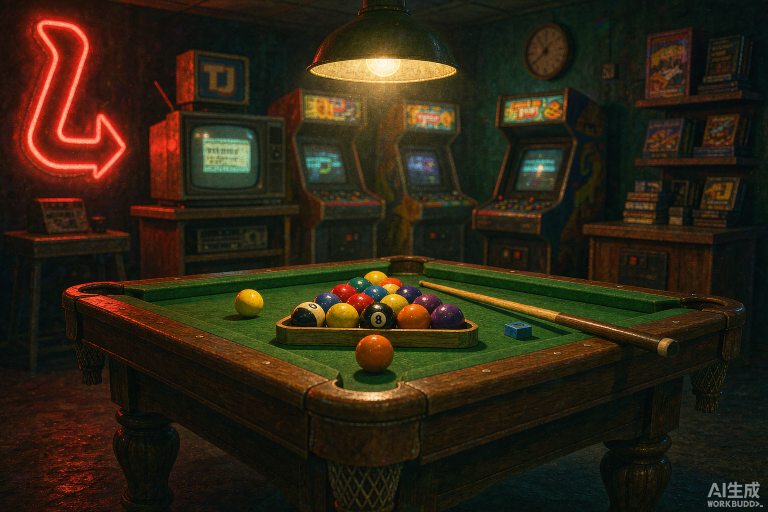
#> input picture wx-material/raw/Ultra_wide_banner_illustration_2026-11-07T08-45-59.png, 1536 x 1024 px (shown at 1/2 size)
$ python make_final.py
#> lines starting #> are read from the running program, lines starting #| are printed output that depends on the picture
# -*- coding: utf-8 -*-
"""定稿：在 A2 取景基础上加暗角，输出微信小游戏通用素材封面（650×250, JPG, <=80KB）"""
import io
import os
from PIL import Image, ImageDraw, ImageEnhance, ImageFilter

ROOT = os.path.dirname(os.path.dirname(os.path.abspath(__file__)))  # scripts/ 的上一级 = wx-material
RAW = os.path.join(ROOT, "raw")
OUT = os.path.join(ROOT, "out")
W, H = 650, 250
LIMIT = 78500  # 微信后台按 80KB 卡口，留 3KB 余量更稳
SRC = "Ultra_wide_banner_illustration_2026-11-07T08-45-59.png"
RECT = (150, 330, 1450, 830)


def build() -> Image.Image:
    img = Image.open(os.path.join(RAW, SRC)).convert("RGB").crop(RECT)
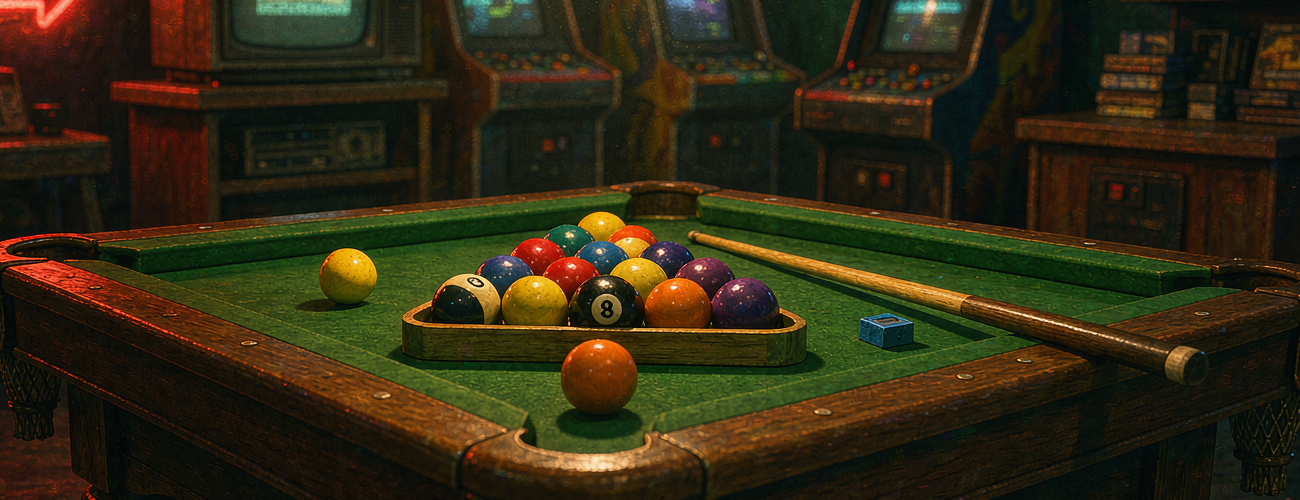
#> img: PIL image 1300x500 RGB; mean R, G, B 48.4, 41.7, 19.1
    mid = img.resize((W * 2, H * 2), Image.LANCZOS)
    mid = mid.filter(ImageFilter.UnsharpMask(radius=1.6, percent=55, threshold=2))
    mid = ImageEnhance.Brightness(mid).enhance(1.10)
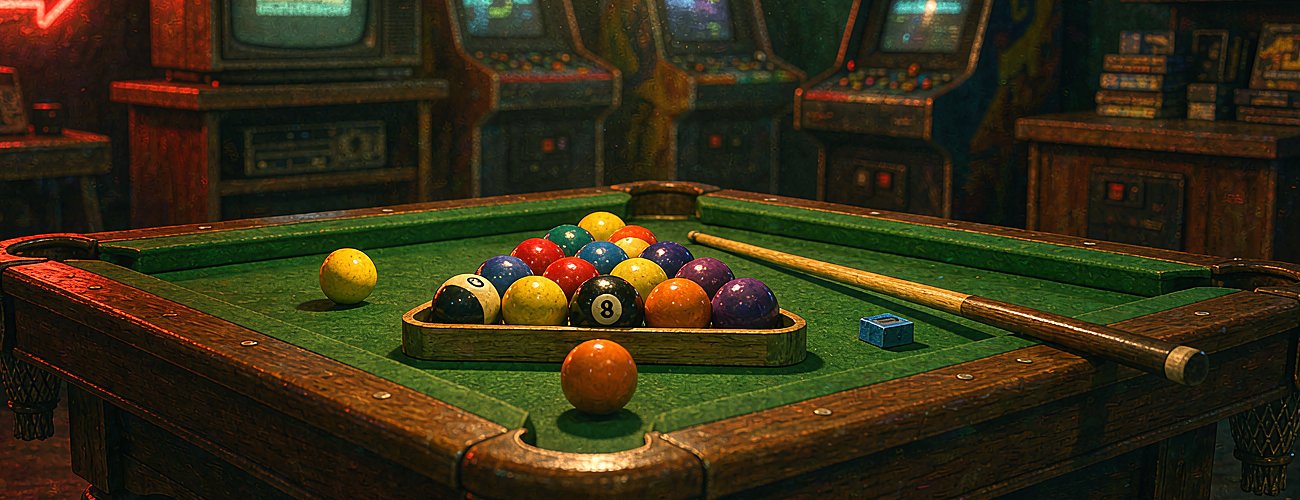
#> mid: PIL image 1300x500 RGB; mean R, G, B 52.5, 45.4, 20.6
    mid = ImageEnhance.Contrast(mid).enhance(1.08)
    mid = ImageEnhance.Color(mid).enhance(1.12)
    mid = mid.resize((W, H), Image.LANCZOS)
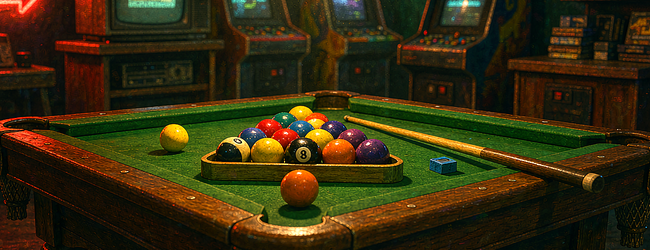
#> mid: PIL image 650x250 RGB; mean R, G, B 52.8, 44.6, 15

    # 椭圆暗角：中心透明，四周压暗 -> 视线更集中在球桌
    mask = Image.new("L", (W, H), 0)
#> mask: PIL image 650x250 L; every value is 0
    ImageDraw.Draw(mask).ellipse((-W * 0.18, -H * 0.35, W * 1.18, H * 1.35), fill=255)
#> mask: PIL image 650x250 L; every value is 255
    mask = mask.filter(ImageFilter.GaussianBlur(60))
    dark = Image.new("RGB", (W, H), (8, 6, 10))
    return Image.composite(mid, Image.blend(mid, dark, 0.45), mask)


def encode(img, q):
    buf = io.BytesIO()
    img.save(buf, "JPEG", quality=q, optimize=True, progressive=True, subsampling=1)
    return buf.getvalue()


if __name__ == "__main__":
    final = build()
    lo, hi, best = 40, 95, None
    while lo <= hi:
        mid = (lo + hi) // 2
        d = encode(final, mid)
        if len(d) <= LIMIT:
            best, lo = d, mid + 1
        else:
            hi = mid - 1
#> this loop made 6 passes
#> (mid, lo) on passes 2 to 4: (81, 82), (88, 89), (92, 93)
#> (mid, hi) on passes 5 to 6: (94, 93), (93, 92)
    path = os.path.join(OUT, "怀旧游戏收纳盒-台球-素材封面-650x250.jpg")
    with open(path, "wb") as f:
        f.write(best)
    print(path)
    print(f"size={final.size}, {len(best)/1024:.1f} KB")
#| size=(650, 250), 72.8 KB

$ run again, with wx-material/raw/Ultra_wide_banner_illustration_2026-11-07T08-46-16.png copied over wx-material/raw/Ultra_wide_banner_illustration_2026-11-07T08-45-59.png
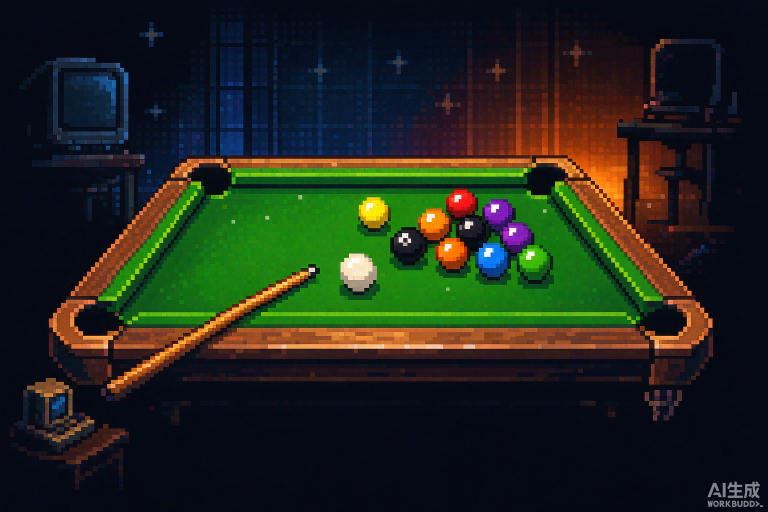
#> input picture wx-material/raw/Ultra_wide_banner_illustration_2026-11-07T08-46-16.png, 1536 x 1024 px (shown at 1/2 size)
#> in build, `img = Image.open(os.path.join(RAW, SRC)).convert("RGB").crop(RECT)`:
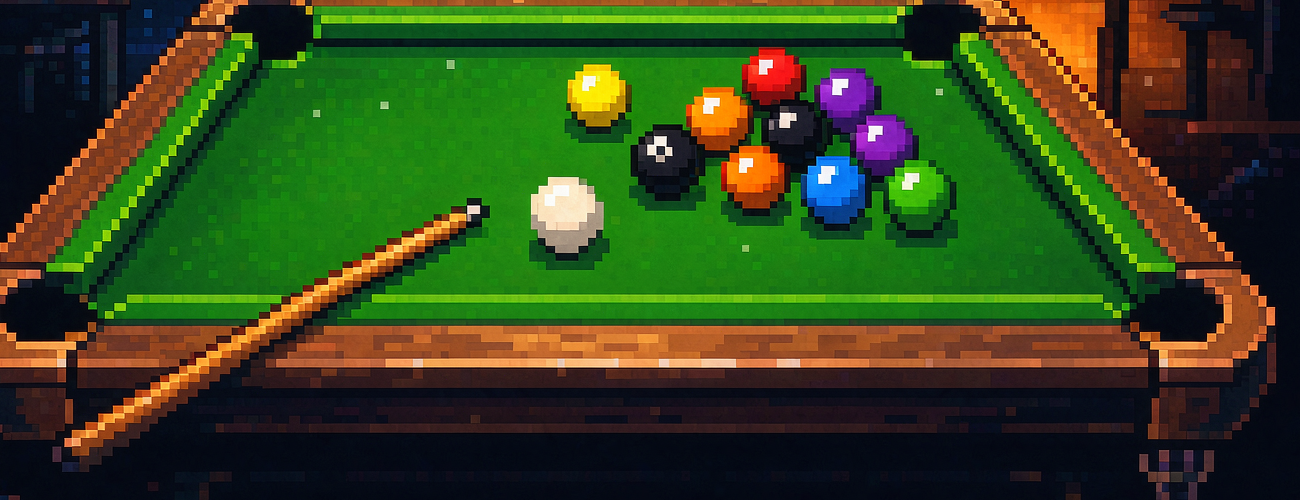
#> img: PIL image 1300x500 RGB; mean R, G, B 53.6, 70.8, 28.8
#> in build, `mid = mid.resize((W, H), Image.LANCZOS)`:
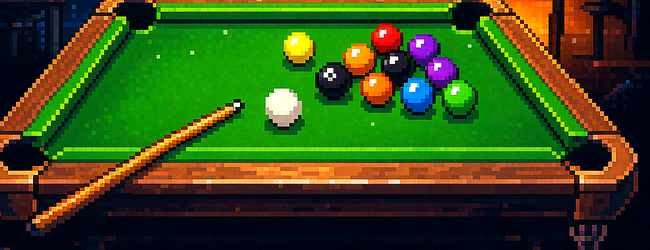
#> mid: PIL image 650x250 RGB; mean R, G, B 54.3, 78.6, 23.6
#> the loop `while lo <= hi:` made 6 passes
#> (mid, lo) on passes 2, 3, 4, 6: (81, 82), (88, 89), (92, 93), (93, 94)
#| size=(650, 250), 72.8 KB
